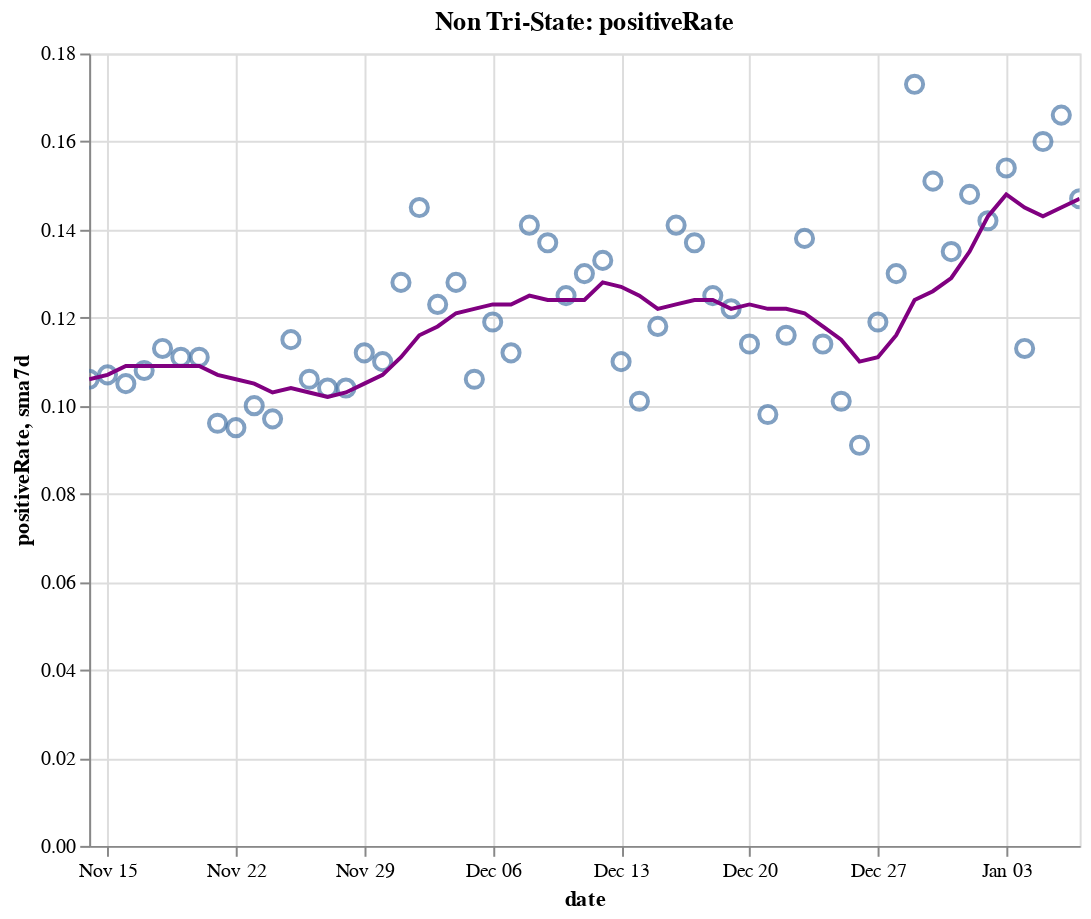

The code cell stored with this chart in its notebook:
### Code cell
create_plot(non_tristate, 'positiveRate')

### Figure 1 — Vega-Lite specification as saved in the notebook (floating-point values rounded to 4 significant figures)
{"config": {"view": {"continuousWidth": 400, "continuousHeight": 300}}, "layer": [{"layer": [{"mark": {"type": "point", "size": 75}, "encoding": {"tooltip": [{"type": "temporal", "field": "date"}, {"type": "quantitative", "field": "positiveRate"}, {"type": "quantitative", "field": "sma7d"}], "x": {"type": "temporal", "field": "date"}, "y": {"type": "quantitative", "field": "positiveRate"}}, "selection": {"selector016": {"type": "interval", "bind": "scales", "encodings": ["x", "y"]}}}, {"mark": {"type": "line", "color": "purple"}, "encoding": {"x": {"type": "temporal", "field": "date"}, "y": {"type": "quantitative", "field": "sma7d"}}}]}, {"mark": {"type": "rule", "color": "#aaa"}, "encoding": {"x": {"type": "temporal", "field": "date"}}, "transform": [{"filter": {"selection": "selector015"}}]}, {"mark": "circle", "encoding": {"opacity": {"condition": {"value": 1, "selection": "selector015"}, "value": 0}, "tooltip": [{"type": "temporal", "field": "date"}, {"type": "quantitative", "field": "positiveRate"}, {"type": "quantitative", "field": "sma7d"}], "x": {"type": "temporal", "field": "date"}, "y": {"type": "quantitative", "field": "positiveRate"}}, "selection": {"selector015": {"type": "single", "encodings": ["x"], "on": "mouseover", "nearest": true, "empty": "none"}}}, {"mark": {"type": "text", "align": "left", "dx": 5, "dy": -5, "stroke": "white", "strokeWidth": 2}, "encoding": {"text": {"type": "quantitative", "field": "positiveRate"}, "tooltip": [{"type": "temporal", "field": "date"}, {"type": "quantitative", "field": "positiveRate"}, {"type": "quantitative", "field": "sma7d"}], "x": {"type": "temporal", "field": "date"}, "y": {"type": "quantitative", "field": "positiveRate"}}, "transform": [{"filter": {"selection": "selector015"}}]}, {"mark": {"type": "text", "align": "left", "dx": 5, "dy": -5}, "encoding": {"text": {"type": "quantitative", "field": "positiveRate"}, "tooltip": [{"type": "temporal", "field": "date"}, {"type": "quantitative", "field": "positiveRate"}, {"type": "quantitative", "field": "sma7d"}], "x": {"type": "temporal", "field": "date"}, "y": {"type": "quantitative", "field": "positiveRate"}}, "transform": [{"filter": {"selection": "selector015"}}]}], "data": {"name": "data-d58587f2a27bd02f2efa256879564fc3"}, "height": 400, "title": "Non Tri-State: positiveRate", "width": 500, "$schema": "https://vega.github.io/schema/vega-lite/v4.8.1.json", "datasets": {"data-d58587f2a27bd02f2efa256879564fc3": [{"date": "2020-11-14T00:00:00", "totalTestResultsIncrease": 1477000.0, "positiveIncrease": 156800.0, "death": 190000.0, "deathIncrease": 1302.0, "positiveRate": 0.106, "state": "Non Tri-State", "sma7d": 0.106}, {"date": "2020-11-15T00:00:00", "totalTestResultsIncrease": 1294000.0, "positiveIncrease": 138000.0, "death": 190700.0, "deathIncrease": 660.0, "positiveRate": 0.107, "state": "Non Tri-State", "sma7d": 0.107}, {"date": "2020-11-16T00:00:00", "totalTestResultsIncrease": 1320000.0, "positiveIncrease": 138800.0, "death": 191200.0, "deathIncrease": 547.0, "positiveRate": 0.105, "state": "Non Tri-State", "sma7d": 0.109}, {"date": "2020-11-17T00:00:00", "totalTestResultsIncrease": 1373000.0, "positiveIncrease": 147700.0, "death": 192700.0, "deathIncrease": 1482.0, "positiveRate": 0.108, "state": "Non Tri-State", "sma7d": 0.109}, {"date": "2020-11-18T00:00:00", "totalTestResultsIncrease": 1376000.0, "positiveIncrease": 155700.0, "death": 194500.0, "deathIncrease": 1796.0, "positiveRate": 0.113, "state": "Non Tri-State", "sma7d": 0.109}, {"date": "2020-11-19T00:00:00", "totalTestResultsIncrease": 1572000.0, "positiveIncrease": 174700.0, "death": 196400.0, "deathIncrease": 1933.0, "positiveRate": 0.111, "state": "Non Tri-State", "sma7d": 0.109}, {"date": "2020-11-20T00:00:00", "totalTestResultsIncrease": 1658000.0, "positiveIncrease": 184700.0, "death": 198300.0, "deathIncrease": 1813.0, "positiveRate": 0.111, "state": "Non Tri-State", "sma7d": 0.109}, {"date": "2020-11-21T00:00:00", "totalTestResultsIncrease": 1793000.0, "positiveIncrease": 172200.0, "death": 199700.0, "deathIncrease": 1486.0, "positiveRate": 0.096, "state": "Non Tri-State", "sma7d": 0.107}, {"date": "2020-11-22T00:00:00", "totalTestResultsIncrease": 1510000.0, "positiveIncrease": 144000.0, "death": 200600.0, "deathIncrease": 871.0, "positiveRate": 0.095, "state": "Non Tri-State", "sma7d": 0.106}, {"date": "2020-11-23T00:00:00", "totalTestResultsIncrease": 1396000.0, "positiveIncrease": 139000.0, "death": 201400.0, "deathIncrease": 771.0, "positiveRate": 0.1, "state": "Non Tri-State", "sma7d": 0.105}, {"date": "2020-11-24T00:00:00", "totalTestResultsIncrease": 1588000.0, "positiveIncrease": 154700.0, "death": 203400.0, "deathIncrease": 1998.0, "positiveRate": 0.097, "state": "Non Tri-State", "sma7d": 0.103}, {"date": "2020-11-25T00:00:00", "totalTestResultsIncrease": 1517000.0, "positiveIncrease": 175000.0, "death": 205500.0, "deathIncrease": 2127.0, "positiveRate": 0.115, "state": "Non Tri-State", "sma7d": 0.104}, {"date": "2020-11-26T00:00:00", "totalTestResultsIncrease": 1109000.0, "positiveIncrease": 117300.0, "death": 206800.0, "deathIncrease": 1281.0, "positiveRate": 0.106, "state": "Non Tri-State", "sma7d": 0.103}, {"date": "2020-11-27T00:00:00", "totalTestResultsIncrease": 1745000.0, "positiveIncrease": 181500.0, "death": 208100.0, "deathIncrease": 1301.0, "positiveRate": 0.104, "state": "Non Tri-State", "sma7d": 0.102}, {"date": "2020-11-28T00:00:00", "totalTestResultsIncrease": 1354000.0, "positiveIncrease": 141300.0, "death": 209300.0, "deathIncrease": 1184.0, "positiveRate": 0.104, "state": "Non Tri-State", "sma7d": 0.103}, {"date": "2020-11-29T00:00:00", "totalTestResultsIncrease": 1119000.0, "positiveIncrease": 125700.0, "death": 210000.0, "deathIncrease": 752.0, "positiveRate": 0.112, "state": "Non Tri-State", "sma7d": 0.105}, {"date": "2020-11-30T00:00:00", "totalTestResultsIncrease": 1217000.0, "positiveIncrease": 133900.0, "death": 210900.0, "deathIncrease": 904.0, "positiveRate": 0.11, "state": "Non Tri-State", "sma7d": 0.107}, {"date": "2020-12-01T00:00:00", "totalTestResultsIncrease": 1289000.0, "positiveIncrease": 164900.0, "death": 213300.0, "deathIncrease": 2327.0, "positiveRate": 0.128, "state": "Non Tri-State", "sma7d": 0.111}, {"date": "2020-12-02T00:00:00", "totalTestResultsIncrease": 1278000.0, "positiveIncrease": 185200.0, "death": 215900.0, "deathIncrease": 2618.0, "positiveRate": 0.145, "state": "Non Tri-State", "sma7d": 0.116}, {"date": "2020-12-03T00:00:00", "totalTestResultsIncrease": 1581000.0, "positiveIncrease": 194200.0, "death": 218600.0, "deathIncrease": 2675.0, "positiveRate": 0.123, "state": "Non Tri-State", "sma7d": 0.118}, {"date": "2020-12-04T00:00:00", "totalTestResultsIncrease": 1642000.0, "positiveIncrease": 210700.0, "death": 221000.0, "deathIncrease": 2430.0, "positiveRate": 0.128, "state": "Non Tri-State", "sma7d": 0.121}, {"date": "2020-12-05T00:00:00", "totalTestResultsIncrease": 1896000.0, "positiveIncrease": 200600.0, "death": 223300.0, "deathIncrease": 2357.0, "positiveRate": 0.106, "state": "Non Tri-State", "sma7d": 0.122}, {"date": "2020-12-06T00:00:00", "totalTestResultsIncrease": 1394000.0, "positiveIncrease": 165500.0, "death": 224400.0, "deathIncrease": 1070.0, "positiveRate": 0.119, "state": "Non Tri-State", "sma7d": 0.123}, {"date": "2020-12-07T00:00:00", "totalTestResultsIncrease": 1442000.0, "positiveIncrease": 161900.0, "death": 225500.0, "deathIncrease": 1121.0, "positiveRate": 0.112, "state": "Non Tri-State", "sma7d": 0.123}, {"date": "2020-12-08T00:00:00", "totalTestResultsIncrease": 1408000.0, "positiveIncrease": 197900.0, "death": 228100.0, "deathIncrease": 2520.0, "positiveRate": 0.141, "state": "Non Tri-State", "sma7d": 0.125}, {"date": "2020-12-09T00:00:00", "totalTestResultsIncrease": 1436000.0, "positiveIncrease": 196900.0, "death": 231000.0, "deathIncrease": 2908.0, "positiveRate": 0.137, "state": "Non Tri-State", "sma7d": 0.124}, {"date": "2020-12-10T00:00:00", "totalTestResultsIncrease": 1607000.0, "positiveIncrease": 201200.0, "death": 233900.0, "deathIncrease": 2913.0, "positiveRate": 0.125, "state": "Non Tri-State", "sma7d": 0.124}, {"date": "2020-12-11T00:00:00", "totalTestResultsIncrease": 1674000.0, "positiveIncrease": 216800.0, "death": 236400.0, "deathIncrease": 2570.0, "positiveRate": 0.13, "state": "Non Tri-State", "sma7d": 0.124}, {"date": "2020-12-12T00:00:00", "totalTestResultsIncrease": 1559000.0, "positiveIncrease": 207100.0, "death": 238800.0, "deathIncrease": 2336.0, "positiveRate": 0.133, "state": "Non Tri-State", "sma7d": 0.128}, {"date": "2020-12-13T00:00:00", "totalTestResultsIncrease": 1560000.0, "positiveIncrease": 171500.0, "death": 240100.0, "deathIncrease": 1365.0, "positiveRate": 0.11, "state": "Non Tri-State", "sma7d": 0.127}, {"date": "2020-12-14T00:00:00", "totalTestResultsIncrease": 1689000.0, "positiveIncrease": 171400.0, "death": 241300.0, "deathIncrease": 1168.0, "positiveRate": 0.101, "state": "Non Tri-State", "sma7d": 0.125}, {"date": "2020-12-15T00:00:00", "totalTestResultsIncrease": 1470000.0, "positiveIncrease": 174000.0, "death": 244000.0, "deathIncrease": 2720.0, "positiveRate": 0.118, "state": "Non Tri-State", "sma7d": 0.122}, {"date": "2020-12-16T00:00:00", "totalTestResultsIncrease": 1520000.0, "positiveIncrease": 213700.0, "death": 247200.0, "deathIncrease": 3179.0, "positiveRate": 0.141, "state": "Non Tri-State", "sma7d": 0.123}, {"date": "2020-12-17T00:00:00", "totalTestResultsIncrease": 1621000.0, "positiveIncrease": 222700.0, "death": 250400.0, "deathIncrease": 3193.0, "positiveRate": 0.137, "state": "Non Tri-State", "sma7d": 0.124}, {"date": "2020-12-18T00:00:00", "totalTestResultsIncrease": 1761000.0, "positiveIncrease": 220000.0, "death": 253100.0, "deathIncrease": 2671.0, "positiveRate": 0.125, "state": "Non Tri-State", "sma7d": 0.124}, {"date": "2020-12-19T00:00:00", "totalTestResultsIncrease": 1543000.0, "positiveIncrease": 188700.0, "death": 255600.0, "deathIncrease": 2544.0, "positiveRate": 0.122, "state": "Non Tri-State", "sma7d": 0.122}, {"date": "2020-12-20T00:00:00", "totalTestResultsIncrease": 1589000.0, "positiveIncrease": 180900.0, "death": 257100.0, "deathIncrease": 1488.0, "positiveRate": 0.114, "state": "Non Tri-State", "sma7d": 0.123}, {"date": "2020-12-21T00:00:00", "totalTestResultsIncrease": 1646000.0, "positiveIncrease": 161400.0, "death": 258400.0, "deathIncrease": 1250.0, "positiveRate": 0.098, "state": "Non Tri-State", "sma7d": 0.122}, {"date": "2020-12-22T00:00:00", "totalTestResultsIncrease": 1496000.0, "positiveIncrease": 174100.0, "death": 261300.0, "deathIncrease": 2895.0, "positiveRate": 0.116, "state": "Non Tri-State", "sma7d": 0.122}, {"date": "2020-12-23T00:00:00", "totalTestResultsIncrease": 1466000.0, "positiveIncrease": 202400.0, "death": 264300.0, "deathIncrease": 3040.0, "positiveRate": 0.138, "state": "Non Tri-State", "sma7d": 0.121}, {"date": "2020-12-24T00:00:00", "totalTestResultsIncrease": 1615000.0, "positiveIncrease": 184300.0, "death": 267000.0, "deathIncrease": 2683.0, "positiveRate": 0.114, "state": "Non Tri-State", "sma7d": 0.118}, {"date": "2020-12-25T00:00:00", "totalTestResultsIncrease": 1065000.0, "positiveIncrease": 107900.0, "death": 268400.0, "deathIncrease": 1376.0, "positiveRate": 0.101, "state": "Non Tri-State", "sma7d": 0.115}, {"date": "2020-12-26T00:00:00", "totalTestResultsIncrease": 1916000.0, "positiveIncrease": 174700.0, "death": 269600.0, "deathIncrease": 1275.0, "positiveRate": 0.091, "state": "Non Tri-State", "sma7d": 0.11}, {"date": "2020-12-27T00:00:00", "totalTestResultsIncrease": 1207000.0, "positiveIncrease": 143300.0, "death": 270900.0, "deathIncrease": 1270.0, "positiveRate": 0.119, "state": "Non Tri-State", "sma7d": 0.111}, {"date": "2020-12-28T00:00:00", "totalTestResultsIncrease": 1081000.0, "positiveIncrease": 140600.0, "death": 272100.0, "deathIncrease": 1239.0, "positiveRate": 0.13, "state": "Non Tri-State", "sma7d": 0.116}, {"date": "2020-12-29T00:00:00", "totalTestResultsIncrease": 1036000.0, "positiveIncrease": 179300.0, "death": 275200.0, "deathIncrease": 3026.0, "positiveRate": 0.173, "state": "Non Tri-State", "sma7d": 0.124}, {"date": "2020-12-30T00:00:00", "totalTestResultsIncrease": 1359000.0, "positiveIncrease": 205900.0, "death": 278700.0, "deathIncrease": 3539.0, "positiveRate": 0.151, "state": "Non Tri-State", "sma7d": 0.126}, {"date": "2020-12-31T00:00:00", "totalTestResultsIncrease": 1471000.0, "positiveIncrease": 199100.0, "death": 281700.0, "deathIncrease": 3031.0, "positiveRate": 0.135, "state": "Non Tri-State", "sma7d": 0.129}, {"date": "2021-01-01T00:00:00", "totalTestResultsIncrease": 1063000.0, "positiveIncrease": 157900.0, "death": 284000.0, "deathIncrease": 2310.0, "positiveRate": 0.148, "state": "Non Tri-State", "sma7d": 0.135}, {"date": "2021-01-02T00:00:00", "totalTestResultsIncrease": 1789000.0, "positiveIncrease": 253700.0, "death": 286200.0, "deathIncrease": 2135.0, "positiveRate": 0.142, "state": "Non Tri-State", "sma7d": 0.143}, {"date": "2021-01-03T00:00:00", "totalTestResultsIncrease": 1255000.0, "positiveIncrease": 192700.0, "death": 287500.0, "deathIncrease": 1301.0, "positiveRate": 0.154, "state": "Non Tri-State", "sma7d": 0.148}, {"date": "2021-01-04T00:00:00", "totalTestResultsIncrease": 1416000.0, "positiveIncrease": 159700.0, "death": 288700.0, "deathIncrease": 1268.0, "positiveRate": 0.113, "state": "Non Tri-State", "sma7d": 0.145}, {"date": "2021-01-05T00:00:00", "totalTestResultsIncrease": 1213000.0, "positiveIncrease": 194100.0, "death": 292000.0, "deathIncrease": 3206.0, "positiveRate": 0.16, "state": "Non Tri-State", "sma7d": 0.143}, {"date": "2021-01-06T00:00:00", "totalTestResultsIncrease": 1346000.0, "positiveIncrease": 222800.0, "death": 295500.0, "deathIncrease": 3524.0, "positiveRate": 0.166, "state": "Non Tri-State", "sma7d": 0.145}, {"date": "2021-01-07T00:00:00", "totalTestResultsIncrease": 1616000.0, "positiveIncrease": 237700.0, "death": 299100.0, "deathIncrease": 3654.0, "positiveRate": 0.147, "state": "Non Tri-State", "sma7d": 0.147}]}}
